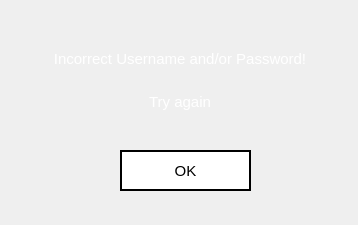
<?xml version="1.0" encoding="UTF-8"?>
<ui version="4.0">
 <class>admin_error</class>
 <widget class="QWidget" name="admin_error">
  <property name="geometry">
   <rect>
    <x>0</x>
    <y>0</y>
    <width>358</width>
    <height>225</height>
   </rect>
  </property>
  <property name="minimumSize">
   <size>
    <width>358</width>
    <height>225</height>
   </size>
  </property>
  <property name="maximumSize">
   <size>
    <width>358</width>
    <height>225</height>
   </size>
  </property>
  <property name="windowTitle">
   <string>Warning</string>
  </property>
  <property name="windowIcon">
   <iconset>
    <normaloff>icon.png</normaloff>icon.png</iconset>
  </property>
  <property name="styleSheet">
   <string notr="true">QWidget#admin_error{
border-image: url(:images/gradient.png);
}

QPushButton{
background: transparent;
background-color: white;
border: 2px solid black;
}

QPushButton:hover{
background-color: rgb(30, 30, 30);
color: white;
}

QPushButton:pressed
{
font: bold;
}
</string>
  </property>
  <widget class="QWidget" name="verticalLayoutWidget">
   <property name="geometry">
    <rect>
     <x>30</x>
     <y>40</y>
     <width>300</width>
     <height>81</height>
    </rect>
   </property>
   <layout class="QVBoxLayout" name="verticalLayout">
    <item>
     <widget class="QLabel" name="label">
      <property name="font">
       <font>
        <pointsize>11</pointsize>
       </font>
      </property>
      <property name="text">
       <string>&lt;html&gt;&lt;head/&gt;&lt;body&gt;&lt;p&gt;&lt;span style=&quot; color:#ffffff;&quot;&gt;Incorrect Username and/or Password!&lt;/span&gt;&lt;/p&gt;&lt;/body&gt;&lt;/html&gt;</string>
      </property>
      <property name="alignment">
       <set>Qt::AlignCenter</set>
      </property>
     </widget>
    </item>
    <item>
     <widget class="QLabel" name="label_3">
      <property name="font">
       <font>
        <pointsize>11</pointsize>
       </font>
      </property>
      <property name="text">
       <string>&lt;html&gt;&lt;head/&gt;&lt;body&gt;&lt;p&gt;&lt;span style=&quot; color:#ffffff;&quot;&gt;Try again&lt;/span&gt;&lt;/p&gt;&lt;/body&gt;&lt;/html&gt;</string>
      </property>
      <property name="alignment">
       <set>Qt::AlignCenter</set>
      </property>
     </widget>
    </item>
   </layout>
  </widget>
  <widget class="QPushButton" name="sys_ok">
   <property name="geometry">
    <rect>
     <x>120</x>
     <y>150</y>
     <width>131</width>
     <height>41</height>
    </rect>
   </property>
   <property name="font">
    <font>
     <pointsize>11</pointsize>
    </font>
   </property>
   <property name="text">
    <string>OK</string>
   </property>
  </widget>
 </widget>
 <resources>
  <include location="resource.qrc"/>
 </resources>
 <connections/>
</ui>
